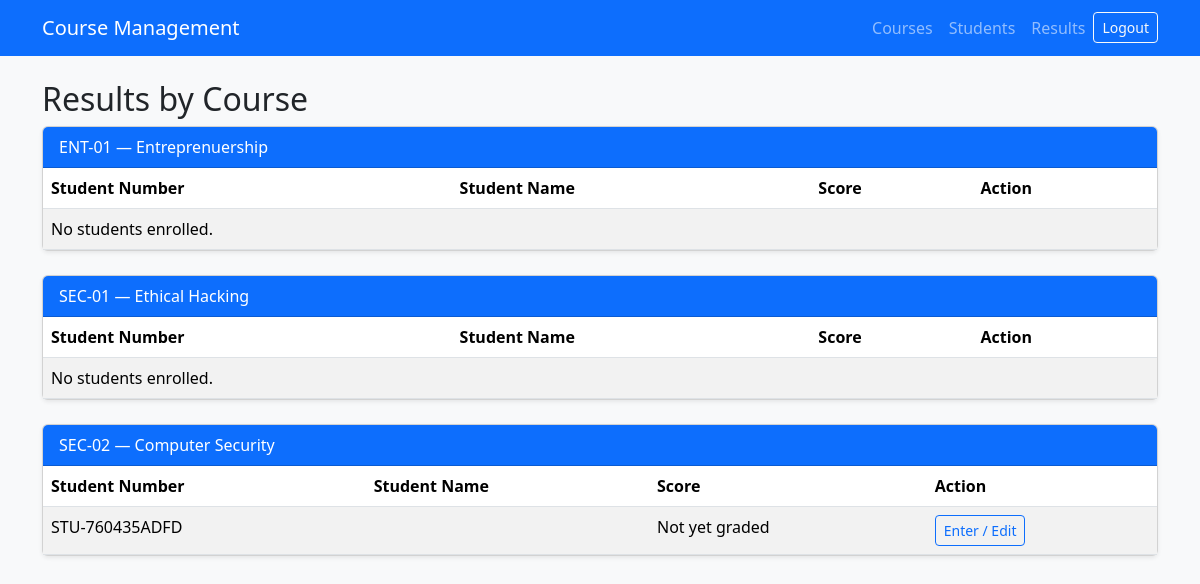
The page /results/ (signed in) on the database its author committed.
### records/models.py (models this page shows, shortened)
class Course(models.Model):
    code = models.CharField(max_length=20, unique=True)
    title = models.CharField(max_length=200)
    description = models.TextField(blank=True)
    credits = models.PositiveSmallIntegerField(default=3)
    is_active = models.BooleanField(default=True)

class Enrollment(models.Model):
    student = models.ForeignKey(
        Student,
        on_delete=models.PROTECT,
        related_name="enrollments",
    )
    course = models.ForeignKey(
        Course,
        on_delete=models.PROTECT,
        related_name="enrollments",
    )
    enrolled_at = models.DateTimeField(auto_now_add=True)
    class Meta:
        constraints = [
            models.UniqueConstraint(
                fields=["student", "course"],
                name="unique_student_course",
            )
        ]

class Student(models.Model):
    user = models.OneToOneField(
        settings.AUTH_USER_MODEL,
        on_delete=models.CASCADE,
        related_name="student_profile",
    )
    student_number = models.CharField(
        max_length=20,
        unique=True,
        editable=False,
    )
    date_of_birth = models.DateField()
    phone = models.CharField(max_length=30, blank=True)
    address = models.TextField(blank=True)
    created_at = models.DateTimeField(auto_now_add=True)

### records/views.py (the view)
# urls.py: path("results/", views.results_by_course, name="results"),
@user_passes_test(is_staff_user)
def results_by_course(request):
    courses = Course.objects.prefetch_related(
        "enrollments__student__user",
        "enrollments__result",
    ).order_by("code")
    return render(
        request, "records/results.html", {"courses": courses}
    )

### records/views.py (called while the page is built)
def is_staff_user(user):
    return user.is_authenticated and user.is_staff

### records/templates/records/results.html (shortened to what this page needs)
{% extends "records/base.html" %}
{% block content %}
<h2>Results by Course</h2>
{% for course in courses %}
<div class="card mb-4 shadow-sm">
    <div class="card-header bg-primary text-white">
        {{ course.code }} — {{ course.title }}
    </div>
    <div class="table-responsive">
    <table class="table table-striped mb-0">
        <thead>
            <tr>
                <th>Student Number</th>
                <th>Student Name</th>
                <th>Score</th>
                <th>Action</th>
            </tr>
        </thead>
        <tbody>
            {% for enrollment in course.enrollments.all %}
            <tr>
                <td>{{ enrollment.student.student_number }}</td>
                <td>{{ enrollment.student.user.get_full_name }}</td>
                <td>
                    {% if enrollment.result %}
                        {{ enrollment.result.score }}%
                    {% else %}
                        Not yet graded
                    {% endif %}
                </td>
                <td>
                    <a class="btn btn-sm btn-outline-primary"
                       href="{% url 'record_result' enrollment.id %}">
                        Enter / Edit
                    </a>
                </td>
            </tr>
            {% empty %}
            <tr>
                <td colspan="4">No students enrolled.</td>
            </tr>
            {% endfor %}
        </tbody>
    </table>
    </div>
</div>
{% endfor %}
{% endblock %}

### rows shown on the page
Course: code "ENT-01", title "Entreprenuership"
Course: code "SEC-01", title "Ethical Hacking"
Course: code "SEC-02", title "Computer Security"
Enrollment: student.student_number "STU-760435ADFD"
